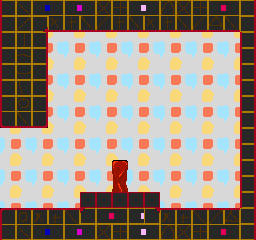

The image is a tile-based game level rendered from a .tmx file. Its description and complete source (layers, tilesets, objects, tile grids) follow:
An orthogonal 16x15 tile map with 16x16 px tiles, 2 tile layers (back, front) and 3 objects (Item).

<map version="1.0" orientation="orthogonal" width="16" height="15" tilewidth="16" tileheight="16">
 <tileset firstgid="1" name="tiles1" tilewidth="16" tileheight="16">
  <image source="../tiles0.gif" trans="ff00ff" width="256" height="256" />
 </tileset>
 <layer name="back" width="16" height="15">
  <data encoding="csv">
129,130,129,130,129,130,129,130,129,130,129,130,129,130,129,130,
145,146,145,146,145,146,145,146,145,146,145,146,145,146,145,146,
129,130,129,130,129,130,129,130,129,130,129,130,129,130,129,130,
145,146,145,146,145,146,145,146,145,146,145,146,145,146,145,146,
129,130,129,130,129,130,129,130,129,130,129,130,129,130,129,130,
145,146,145,146,145,146,145,146,145,146,145,146,145,146,145,146,
129,130,129,130,129,130,129,130,129,130,129,130,129,130,129,130,
145,146,145,146,145,146,145,146,145,146,145,146,145,146,145,146,
129,130,129,130,129,130,129,130,129,130,129,130,129,130,129,130,
145,146,145,146,145,146,145,146,145,146,145,146,145,146,145,146,
129,130,129,130,129,130,129,130,129,130,129,130,129,130,129,130,
145,146,145,146,145,146,145,146,145,146,145,146,145,146,145,146,
129,130,129,130,129,130,129,130,129,130,129,130,129,130,129,130,
145,146,145,146,145,146,145,146,145,146,145,146,145,146,145,146,
129,130,129,130,129,130,129,130,129,130,129,130,129,130,129,130
</data>
 </layer>
 <layer name="front" width="16" height="15">
  <data encoding="csv">
97,99,67,68,87,88,115,116,85,86,119,115,116,81,82,120,
113,98,150,19,20,21,22,20,21,19,20,21,22,23,21,104,
97,100,104,0,0,0,0,0,0,0,0,0,0,0,0,168,
97,101,120,0,0,0,0,0,0,0,0,0,0,0,0,184,
113,102,104,0,0,0,0,0,0,0,0,0,0,0,0,168,
97,103,104,0,0,0,0,0,0,0,0,0,0,0,0,184,
113,114,120,0,0,0,0,0,0,0,0,0,0,0,0,168,
17,21,24,0,0,0,0,0,0,0,0,0,0,0,0,184,
0,0,0,0,0,0,0,0,0,0,0,0,0,0,0,168,
0,0,0,0,0,0,0,0,0,0,0,0,0,0,0,168,
0,0,0,0,0,0,0,135,0,0,0,0,0,0,0,184,
0,0,0,0,0,0,0,151,0,0,0,0,0,0,0,168,
0,0,0,0,0,248,248,248,248,248,0,0,0,0,0,184,
33,34,35,36,37,133,81,82,85,134,35,36,37,38,39,104,
113,99,67,68,87,88,115,116,85,86,119,115,116,81,82,120
</data>
 </layer>
 <objectgroup name="lines" width="16" height="15">
  <properties>
   <property name="map_tile" value="13" />
   <property name="rarity" value="0" />
   <property name="tags" value="[&quot;item_w&quot;]" />
  </properties>
  <object x="240" y="208">
   <polyline points="0,0 -80,0 -80,-16 -112,-16 -112,-48 -128,-48 -128,-16 -160,-16 -160,0 -240,0" />
  </object>
  <object x="0" y="32">
   <polyline points="0,0 0,96 48,96 48,0 240,0 240,176" />
  </object>
 </objectgroup>
 <objectgroup name="objects" width="16" height="15">
  <object name="Item" gid="1" x="112" y="160" />
 </objectgroup>
</map>
